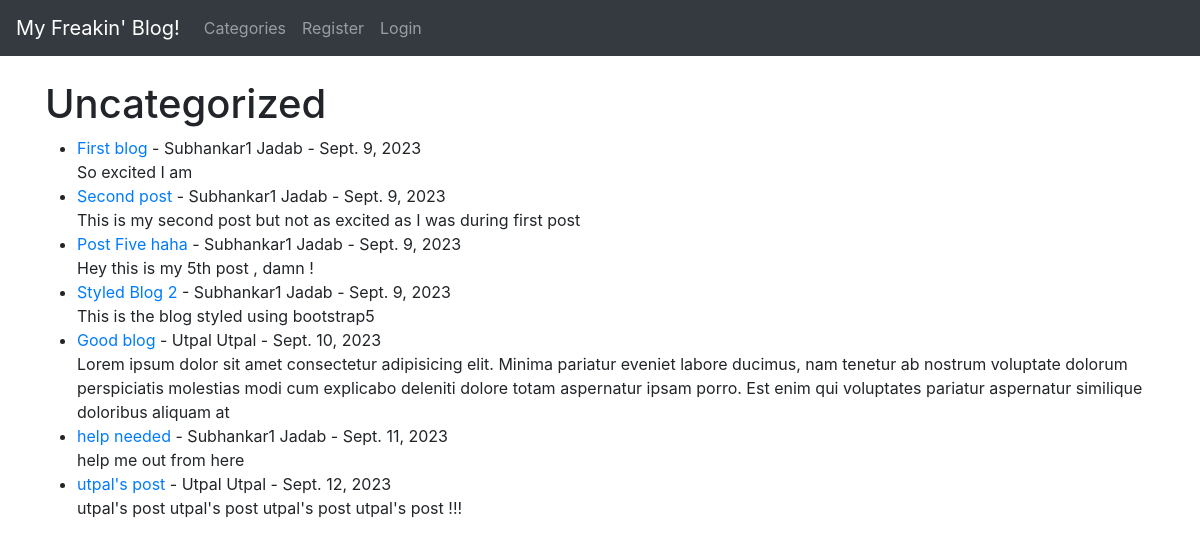
Screenshot of /category/uncategorized with the database file from the repository.
### theblog/models.py (models this page shows, shortened)
class Post(models.Model):
    title = models.CharField(max_length=100)
    title_tag = models.CharField(max_length=100)
    author = models.ForeignKey(User,on_delete=models.CASCADE)
    header_image = models.ImageField(null=True,blank=True,upload_to='images/')
    body = RichTextField(blank=True,null=True)
    post_date = models.DateField(auto_now_add=True)
    category = models.CharField(max_length=100,default='uncategorized')
    snippet = models.CharField(max_length=100)
    likes = models.ManyToManyField(User,related_name='blog_posts')

### theblog/views.py (the view)
# urls.py: path('category/<str:cats>',CategoryView,name='category'),
def CategoryView(request,cats):
    category_post = Post.objects.filter(category = cats.replace('-',' '))
    return render(request,'categories.html',{'cats':cats.title().replace('-',' ') , 'category_post':category_post})

### theblog/templates/categories.html (shortened to what this page needs)
{% extends 'base.html' %}
{% block content %}
     {% if category_post %}
        <h1>{{cats}}</h1>
        <ul>
            {% for post in category_post %}
            <li> <a href="{% url 'article-detail' post.pk %}"> {{post.title}} </a>  - {{post.author.first_name}}
                {{post.author.last_name}} - {{ post.post_date }}
            <br>
                {{post.body|slice:":300"|safe}}
            </li>
            {% endfor %}
        </ul>
    {% else %}
    <h2>Sorry ! this page doesn't exist......</h2>
    {% endif %}
{% endblock %}

### rows the page displays
Post: title "First blog", author.first_name "Subhankar1", author.last_name "Jadab", post_date "Sept. 9, 2023", body "So excited I am"
Post: title "Second post", author.first_name "Subhankar1", author.last_name "Jadab", post_date "Sept. 9, 2023", body "This is my second post but not as excited as I was during first post"
Post: title "Post Five haha", author.first_name "Subhankar1", author.last_name "Jadab", post_date "Sept. 9, 2023", body "Hey this is my 5th post , damn !"
Post: title "Styled Blog 2", author.first_name "Subhankar1", author.last_name "Jadab", post_date "Sept. 9, 2023", body "This is the blog styled using bootstrap5"
Post: title "Good blog", author.first_name "Utpal", author.last_name "Utpal", post_date "Sept. 10, 2023", body "Lorem ipsum dolor sit amet consectetur adipisicing elit. Minima pariatur eveniet labore ducimus, nam tenetur ab nostrum voluptate dolorum perspiciatis molestias modi cum explicabo deleniti dolore totam aspernatur ipsam porro. Est enim qui voluptates pariatur aspernatur similique doloribus aliquam at"
Post: title "help needed", author.first_name "Subhankar1", author.last_name "Jadab", post_date "Sept. 11, 2023", body "help me out from here"
Post: title "utpal's post", author.first_name "Utpal", author.last_name "Utpal", post_date "Sept. 12, 2023", body "utpal's post utpal's post utpal's post utpal's post !!!"

### other values shown
{{ cats }} "Uncategorized"
